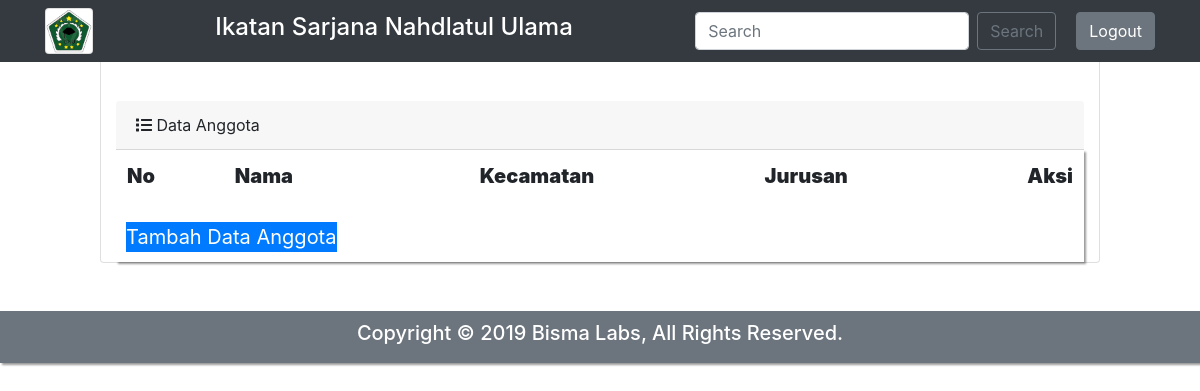
The page /admin/anggota.php on the database as committed earlier.
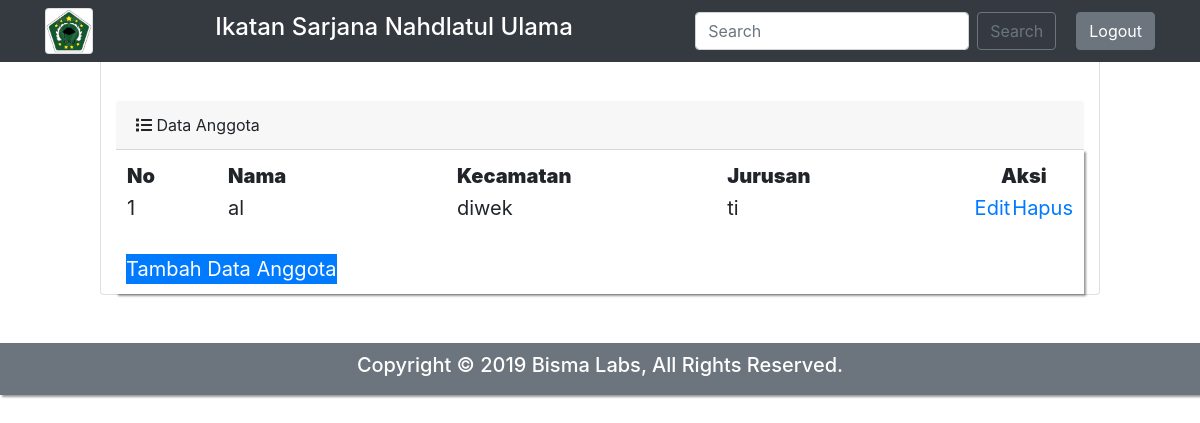
The same page on the database as committed later.
### tables this page shows
CREATE TABLE `anggota` (
  `id` int(11) NOT NULL,
  `id_user` int(11) NOT NULL,
  `nama` varchar(50) DEFAULT NULL,
  `no_ktp` varchar(50) DEFAULT NULL,
  `jenis_kelamin` varchar(50) DEFAULT NULL,
  `tempat_lahir` varchar(50) DEFAULT NULL,
  `tgl_lahir` date DEFAULT NULL,
  `dusun_desa` varchar(50) DEFAULT NULL,
  `kecamatan` varchar(50) DEFAULT NULL,
  `kota` varchar(50) DEFAULT NULL,
  `no_telepon` varchar(50) DEFAULT NULL,
  `jenjang` varchar(50) DEFAULT NULL,
  `jurusan` varchar(50) DEFAULT NULL,
  `pt_univ` varchar(50) DEFAULT NULL
);

### admin/anggota.php (the view)
<?php
	include ('../config/koneksi.php');
	include ('part/header.php');
	include ('part/navbar.php');
?>
	<div class="card col-md-10 offset-md-1" style="padding-top: 100px">
		<div class="card-header">
	  		<i class="fa fa-list"></i>
	    	Data Anggota
		</div>
	  	<div class="card-body">
	    	<blockquote class="blockquote mb-0">
				<table>
					<tr>
						<th width='300'><strong>No</strong></th>
						<th width='700'><strong>Nama</strong></th>
						<th width='700'><strong>Kecamatan</strong></th>
						<th width='700'><strong>Jurusan</strong></th>
						<th colspan='2' width='150'><center><strong>Aksi</strong></center></th>
					</tr>
					<?php
						$no = 1;
					  	$qTampil = mysqli_query($connect, "SELECT * FROM anggota");
					  	foreach($qTampil as $row){
					?>
					<tr>
						<td><?php echo $no++; ?></td>
						<td><?php echo $row['nama']; ?></td>
						<td><?php echo $row['kecamatan']; ?></td>
						<td><?php echo $row['jurusan']; ?></td>
						<td align='right'><a href='edit-anggota.php?id=<?php echo $row['id']; ?>'>Edit</a></td>
						<td align='left'><a href='hapus-anggota.php?id=<?php echo $row['id']; ?>'>Hapus</a></td>
					</tr>
					<?php
						}
					?>
				</table><br>
				<a href="tambah-anggota.php" type="button" class="btn-primary">Tambah Data Anggota</a>
	    	</blockquote>
	  	</div>
	</div>
<?php
	include ('part/footer.php');
?>

### admin/part/header.php (shortened to what this page needs)
<!DOCTYPE html>
<html>
<head>
	<link rel="stylesheet" href="../assets/css/bootstrap.min.css">
	<link rel="stylesheet" href="../assets/css/style.css">
	<link rel="stylesheet" href="https://use.fontawesome.com/releases/v5.8.2/css/all.css">
</head>
<body>

### admin/part/navbar.php (shortened to what this page needs)
<nav class="navbar fixed-top navbar-expand-lg navbar-dark bg-dark">
	<div class="container">
		<div class="card" style="width: 3rem;">
			<img src="../assets/gambar/header.png" class="card-img-top" alt="...">
		</div>
		<h4 class="text-white">Ikatan Sarjana Nahdlatul Ulama</h4>
		<form class="form-inline my-2 my-lg-0">
			<input class="form-control mr-sm-2" type="search" placeholder="Search" aria-label="Search">
			<button class="btn btn-outline-secondary my-2 my-sm-0" type="submit" style="margin-right: 20px">Search</button>
			<button type="button" class="btn btn-secondary" onclick="window.location.href='../logout.php'">Logout</button>
		</form>
	</div>
</nav>

### admin/part/footer.php
	<div class="footer bg-secondary text-center mt-5" style="color: white">
		<div class="card-body">
		<h5>Copyright © 2019 Bisma Labs, All Rights Reserved.</h5>
  	</div>
</body>
</html>

### assets/css/style.css (style rules this page uses)
.card-body { box-shadow: 2px 2px 2px rgba(0,0,0,0.4); padding: 10px; }

Rows that differ between the two databases and show on the page:
added anggota: nama "al", kecamatan "diwek", jurusan "ti"
